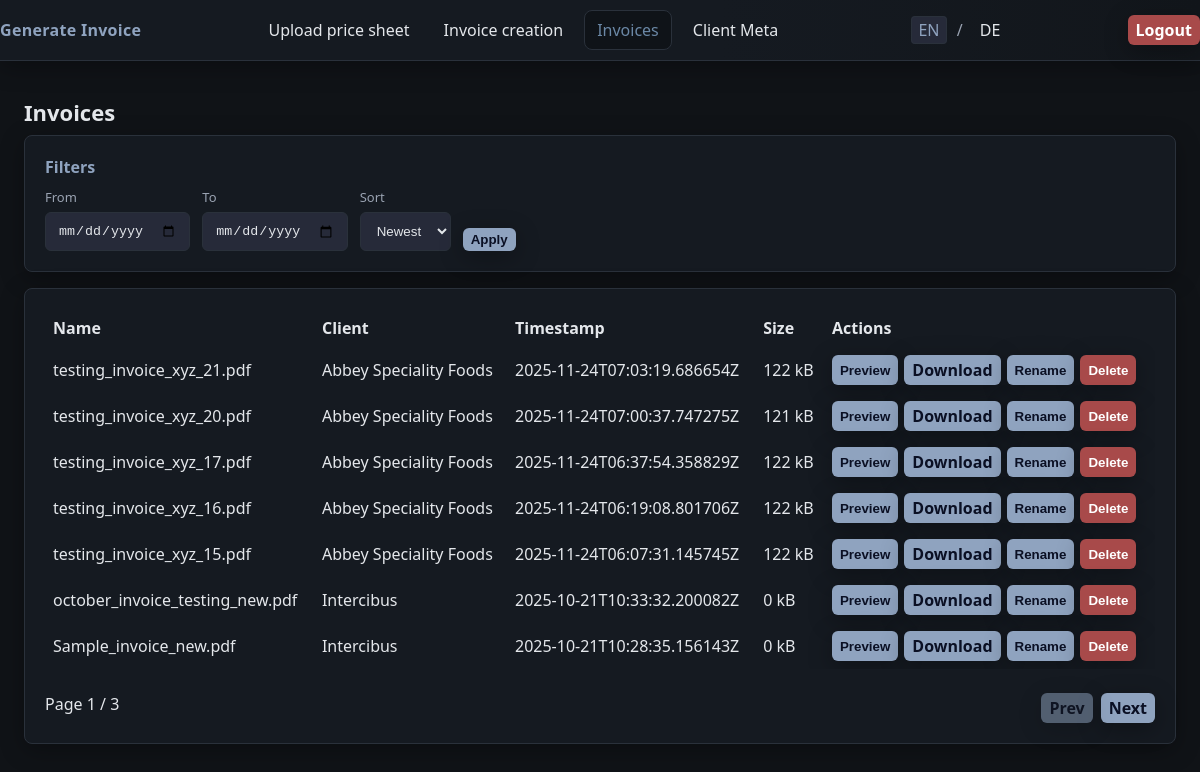
Before: /invoices (signed in) with the older database file.
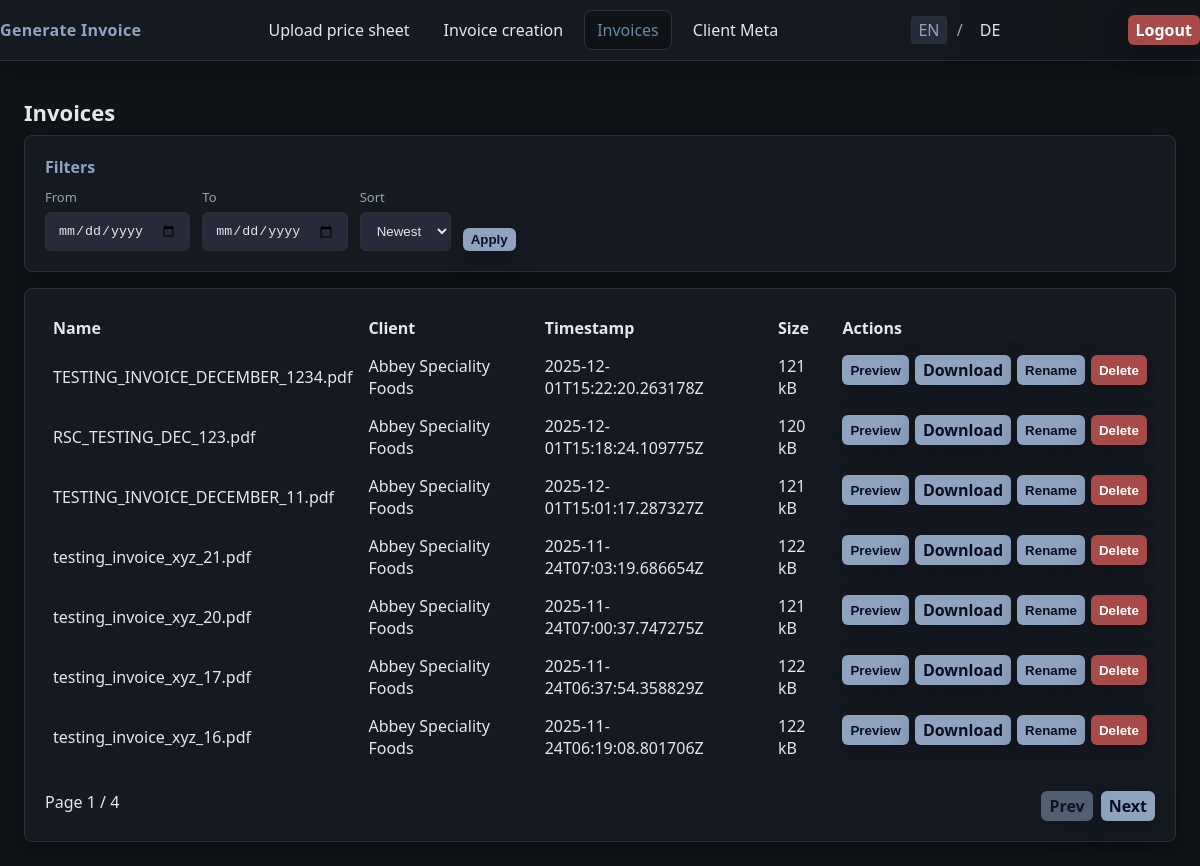
After: the same page with the newer database file.
### tables this page shows
CREATE TABLE "invoices" (
              id TEXT PRIMARY KEY,
              name TEXT NOT NULL,
              client TEXT,
              file TEXT NOT NULL,
              size INTEGER NOT NULL,
              created_at TEXT NOT NULL
            );

### app.py (the view)
@app.get("/invoices")
@login_required
def invoices_db_dashboard():
    sort = (request.args.get("sort") or "newest").lower()
    date_from = (request.args.get("from") or "").strip()
    date_to = (request.args.get("to") or "").strip()
    page = max(int(request.args.get("page", 1)), 1)
    page_size = 7
    conn = get_invoices_db()
    try:
        where = []
        params: list[Any] = []
        if date_from:
            where.append("substr(created_at,1,10) >= ?")
            params.append(date_from[:10])
        if date_to:
            where.append("substr(created_at,1,10) <= ?")
            params.append(date_to[:10])
        where_sql = ("WHERE " + " AND ".join(where)) if where else ""
        cur = conn.cursor()
        cur.execute(f"SELECT COUNT(*) FROM invoices {where_sql}", params)
        row = cur.fetchone()
        total = int(row[0]) if row is not None else 0
        order = "DESC" if sort != "oldest" else "ASC"
        offset = (page - 1) * page_size
        cur.execute(
            f"SELECT id, name, client, created_at, size, file FROM invoices {where_sql} ORDER BY created_at {order} LIMIT ? OFFSET ?",
            params + [page_size, offset],
        )
        rows = cur.fetchall()
        items = [
            {
                "id": r["id"],
                "name": r["name"],
                "client": r["client"],
                "created_at": r["created_at"],
                "size": r["size"],
                "file": r["file"],
            }
            for r in rows
        ]
    finally:
        conn.close()
    total_pages = (total // page_size) + (1 if total % page_size else 0)
    def _build_url(target_page: int) -> str:
        return url_for(
            "invoices_db_dashboard",
            page=target_page,
            sort=sort,
            **({"from": date_from} if date_from else {}),
            **({"to": date_to} if date_to else {}),
        )
    prev_url = _build_url(page - 1) if page > 1 else None
    next_url = _build_url(page + 1) if page < total_pages else None
    return render_template(
        "invoices_db.html",
        items=items,
        page=page,
        page_size=page_size,
        total=total,
        sort=sort,
        date_from=date_from,
        date_to=date_to,
        prev_url=prev_url,
        next_url=next_url,
        total_pages=total_pages,
    )

### app.py (called while the page is built)
def get_invoices_db() -> sqlite3.Connection:
    conn = sqlite3.connect(INVOICES_DB_PATH)
    conn.row_factory = sqlite3.Row
    return conn

def get_lang() -> str:
    lang = session.get("lang", "en")
    return "de" if lang == "de" else "en"

def tr(key: str, **kwargs) -> str:
    lang = get_lang()
    text = TRANSLATIONS.get(lang, {}).get(key, key)
    try:
        return text.format(**kwargs)
    except Exception:
        return text

@app.context_processor
def inject_i18n():
    return {"t": tr, "lang": get_lang(), "is_authed": bool(session.get("auth"))}

def login_required(view):
    @wraps(view)
    def wrapped(*args, **kwargs):
        if not session.get("auth"):
            nxt = request.path
            return redirect(url_for("login_get", next=nxt))
        return view(*args, **kwargs)
    return wrapped

### templates/invoices_db.html (shortened to what this page needs)
{% extends 'base.html' %}
{% import '_components.html' as ui %}
{% block content %}
  <h1>{{ t('invoices') }}</h1>
  {% call ui.card(t('filters')) %}
    <form method="get" action="{{ url_for('invoices_db_dashboard') }}" class="filters">
      <div class="filters-row">
        <div class="filter-item">
          <label for="from">{{ t('from') }}</label>
          <input type="date" id="from" name="from" value="{{ date_from[:10] if date_from else '' }}">
        </div>
        <div class="filter-item">
          <label for="to">{{ t('to') }}</label>
          <input type="date" id="to" name="to" value="{{ date_to[:10] if date_to else '' }}">
        </div>
        <div class="filter-item">
          <label for="sort">Sort</label>
          <select id="sort" name="sort">
            <option value="newest" {{ 'selected' if sort == 'newest' else '' }}>{{ t('sort_newest') }}</option>
          </select>
        </div>
        <div class="filter-actions">
          <button class="btn btn-primary btn-sm" type="submit">{{ t('apply') }}</button>
        </div>
      </div>
    </form>
  {% endcall %}
  {% if items|length == 0 %}
    <p>{{ t('no_invoices') }}</p>
  {% else %}
    <div class="card">
      <div class="card-body">
        <div class="table-wrap">
        <table class="table" style="width:100%; border-collapse:collapse;">
          <thead>
            <tr>
              <th style="text-align:left; padding:8px;">Name</th>
              <th style="text-align:left; padding:8px;">Client</th>
              <th style="text-align:left; padding:8px;">Timestamp</th>
              <th style="text-align:left; padding:8px;">Size</th>
              <th style="text-align:left; padding:8px;">Actions</th>
            </tr>
          </thead>
          <tbody>
            {% for it in items %}
            <tr>
              <td style="padding:8px;">{{ it.name }}</td>
              <td style="padding:8px;">{{ it.client }}</td>
              <td style="padding:8px;">{{ it.created_at }}</td>
              <td style="padding:8px;">{{ (it.size // 1024) }} kB</td>
              <td style="padding:8px; display:flex; gap:6px; flex-wrap: nowrap;">
                <button class="btn btn-sm" type="button" onclick="openPreview('{{ url_for('preview_invoice', invoice_id=it.id) }}', '{{ it.name }}')">{{ t('preview') }}</button>
                <a class="btn btn-primary btn-sm" href="{{ url_for('download_invoice', invoice_id=it.id) }}">{{ t('download') }}</a>
                <button class="btn btn-sm" type="button" onclick="openRename('{{ it.id }}', '{{ it.name }}')">{{ t('rename') }}</button>
                <button class="btn btn-danger btn-sm" type="button" onclick="confirmDelete('{{ it.id }}')">{{ t('delete') }}</button>
              </td>
            </tr>
            {% endfor %}
          </tbody>
        </table>
        </div>
        <div style="display:flex; justify-content:space-between; margin-top:12px;">
          <div>
            Page {{ page }} / {{ total_pages }}
          </div>
          <div style="display:flex; gap:8px;">
            <a class="btn btn-sm {{ '' if prev_url else 'disabled' }}" href="{{ prev_url or '#' }}">{{ t('prev') }}</a>
            <a class="btn btn-sm {{ '' if next_url else 'disabled' }}" href="{{ next_url or '#' }}">{{ t('next') }}</a>
          </div>
        </div>
      </div>
    </div>
  {% endif %}
{% endblock %}

### templates/base.html (shortened to what this page needs)
<!doctype html>
<html lang="en">
  <head>
    <link rel="stylesheet" href="{{ url_for('static', filename='styles.css') }}">
  </head>
  <body>
    {% if is_authed %}
    <header class="appbar">
      <div class="container appbar-inner">
        <a href="{{ url_for('invoicecreation_get') }}" class="brand">{{ t('brand') }}</a>
        <nav class="tabs">
          <a href="{{ url_for('feeddata_get') }}" class="tab {{ 'active' if request.path == url_for('feeddata_get') else '' }}">{{ t('feed_title') }}</a>
          <a href="{{ url_for('invoicecreation_get') }}" class="tab {{ 'active' if request.path == url_for('invoicecreation_get') else '' }}">{{ t('invoice_title') }}</a>
          <a href="{{ url_for('invoices_db_dashboard') }}" class="tab {{ 'active' if request.path == url_for('invoices_db_dashboard') else '' }}">{{ t('invoices') }}</a>
          <a href="{{ url_for('clientheaders_get') }}" class="tab {{ 'active' if request.path == url_for('clientheaders_get') else '' }}">{{ t('nav_clientheaders') }}</a>
        </nav>
        <div class="lang-switch">
          <a href="{{ url_for('set_lang', lang='en') }}" class="{{ 'active' if lang == 'en' else '' }}">EN</a>
          <span>/</span>
          <a href="{{ url_for('set_lang', lang='de') }}" class="{{ 'active' if lang == 'de' else '' }}">DE</a>
        </div>
        {% if is_authed %}
          <a href="{{ url_for('logout') }}" class="btn btn-danger btn-sm">{{ t('logout') }}</a>
        {% else %}
          <a href="{{ url_for('login_get') }}" class="tab">{{ t('login') }}</a>
        {% endif %}
      </div>
    </header>
    {% endif %}
    <main class="container page">
      {% block content %}{% endblock %}
    </main>
  </body>
  </html>

### templates/_components.html (shortened to what this page needs)
{% macro card(title=None, body_class='') -%}
  <div class="card {{ body_class }}">
    {% if title %}<div class="card-title">{{ title }}</div>{% endif %}
    <div class="card-body">
      {{ caller() }}
    </div>
  </div>
{%- endmacro %}

### static/styles.css (style rules this page uses)
:root { --bg: #101317; --bg-elev: #151a21; --text: #e4e7eb; --muted: #9aa3b2; --primary: #8fa3bf; --primary-strong: #6b88a6; --success: #88c0a8; --error: #e27d7d; --border: #2a313b; --shadow: 0 6px 24px rgba(0,0,0,0.30); }
* { box-sizing: border-box; }
body { margin: 0; font-family: ui-sans-serif, system-ui, -apple-system, Segoe UI, Roboto, Helvetica, Arial, "Apple Color Emoji", "Segoe UI Emoji"; background: var(--bg); color: var(--text); }
.container { max-width: 1280px; margin: 0 auto; padding: 24px; }
.appbar { position: sticky; top: 0; background: linear-gradient(90deg, var(--bg-elev), #151a21 60%, #12161b); border-bottom: 1px solid var(--border); box-shadow: var(--shadow); z-index: 50; }
.appbar-inner { display: flex; align-items: center; justify-content: space-between; gap: 16px; padding: 10px 0; }
.brand { color: var(--primary); text-decoration: none; font-weight: 700; letter-spacing: 0.3px; }
.tabs { display: flex; gap: 8px; }
.tab { color: var(--text); text-decoration: none; padding: 8px 12px; border-radius: 8px; border: 1px solid transparent; transition: all .15s ease; }
.tab.active { background: #0f1318; border-color: var(--border); color: var(--primary-strong); }
.lang-switch a { color: var(--text); text-decoration: none; margin: 0 6px; padding: 2px 6px; border-radius: 4px; border: 1px solid transparent; }
.lang-switch a.active { color: var(--primary); border-color: var(--border); background: #262a39; }
.lang-switch span { color: var(--muted); }
h1 { margin: 16px 0 8px; font-size: 22px; }
.card { background: var(--bg-elev); border: 1px solid var(--border); border-radius: 8px; padding: 20px; box-shadow: var(--shadow); }
.card-title { font-weight: 600; margin-bottom: 10px; color: var(--primary); }
.card-body { display: flex; flex-direction: column; gap: 12px; }
label { font-size: 13px; color: var(--muted); margin-bottom: 6px; }
input[type="text"], input[type="password"], input[type="date"], select, input[type="file"] { background: #262a39; border: 1px solid var(--border); border-radius: 6px; color: var(--text); padding: 10px 12px; }
.filters { display: block; }
.filters-row { display: flex; gap: 12px; align-items: flex-end; flex-wrap: wrap; }
.filter-item { display: flex; flex-direction: column; }
.filter-actions { margin-bottom: 0; align-self: flex-end; }
.btn { display: inline-block; background: var(--primary); color: #0b1024; border: none; border-radius: 6px; padding: 10px 14px; font-weight: 600; cursor: pointer; box-shadow: var(--shadow); }
.btn-primary { background: var(--primary); color: #0b1024; }
.btn-danger { background: #a84a4a; color: #fff; }
.btn-sm { padding: 4px 8px; font-weight: 600; text-decoration: none; }
a.btn, a.btn:hover { text-decoration: none; }
.btn.disabled { opacity: 0.5; pointer-events: none; cursor: default; }
.page { padding-top: 20px; }
.card + .card { margin-top: 16px; }
.table-wrap { width: 100%; overflow-x: auto; }

Changed rows visible on the page:
no longer on this page (row unchanged): invoices: name "testing_invoice_xyz_15.pdf", client "Abbey Speciality Foods", created_at "2025-11-24T06:07:31.145745Z", size "122", t "Preview", t "Download", t "Rename", t "Delete"
no longer on this page (row unchanged): invoices: name "october_invoice_testing_new.pdf", client "Intercibus", created_at "2025-10-21T10:33:32.200082Z", size "0", t "Preview", t "Download", t "Rename", t "Delete"
no longer on this page (row unchanged): invoices: name "Sample_invoice_new.pdf", client "Intercibus", created_at "2025-10-21T10:28:35.156143Z", size "0", t "Preview", t "Download", t "Rename", t "Delete"
added invoices: name "TESTING_INVOICE_DECEMBER_1234.pdf", client "Abbey Speciality Foods", created_at "2025-12-01T15:22:20.263178Z", size "121", t "Preview", t "Download", t "Rename", t "Delete"
added invoices: name "RSC_TESTING_DEC_123.pdf", client "Abbey Speciality Foods", created_at "2025-12-01T15:18:24.109775Z", size "120", t "Preview", t "Download", t "Rename", t "Delete"
added invoices: name "TESTING_INVOICE_DECEMBER_11.pdf", client "Abbey Speciality Foods", created_at "2025-12-01T15:01:17.287327Z", size "121", t "Preview", t "Download", t "Rename", t "Delete"
Other visible differences:
{{ total_pages }}: "3" → "4"
